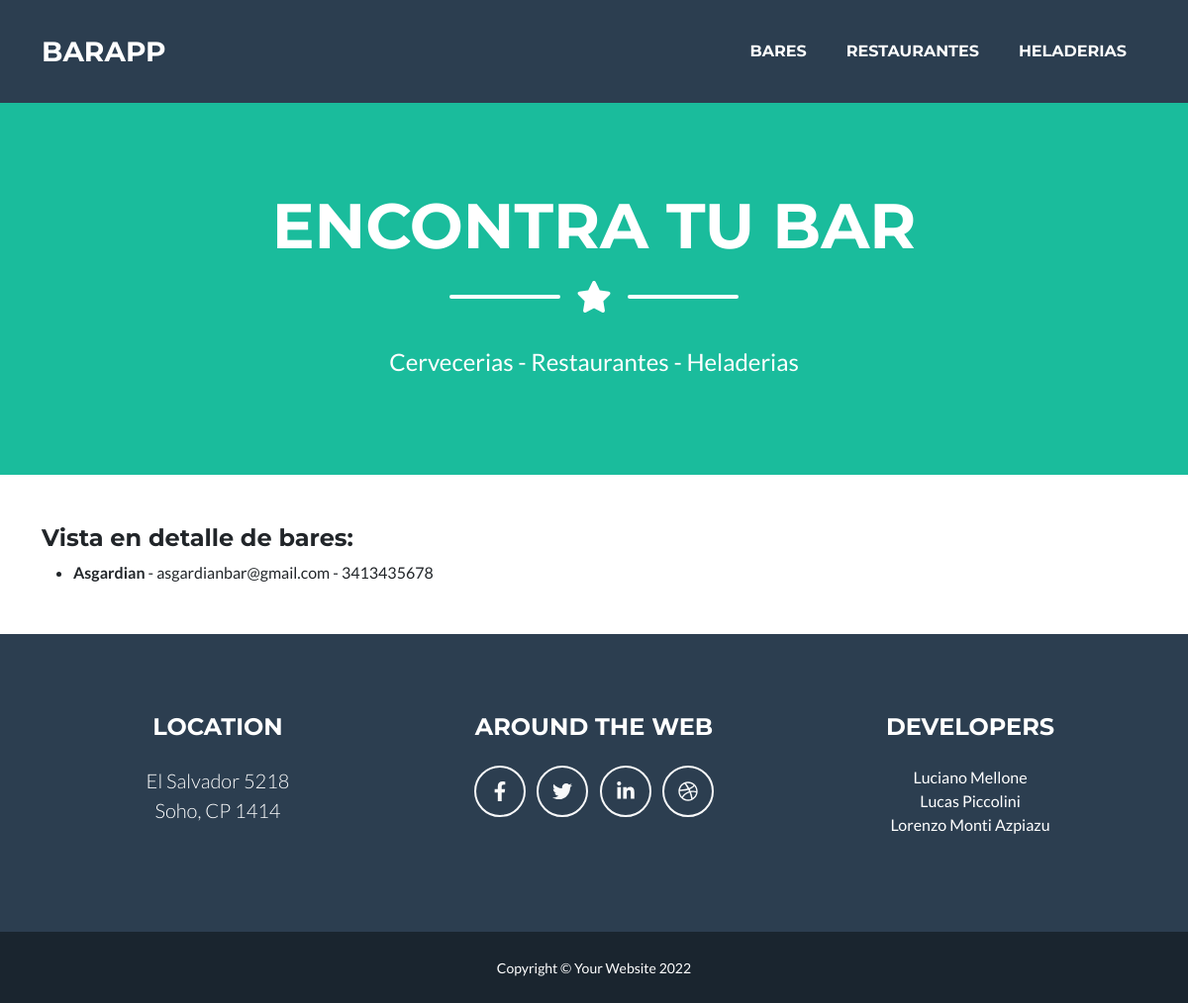
The page /app-bares/bares-detalle/5 on the database its author committed.
### Bares/models.py (models this page shows, shortened)
class Bares(models.Model):
    nombre = models.CharField(max_length = 100)
    email = models.EmailField()
    telefono = models.IntegerField()

### Bares/views.py (the view)
# urls.py: path('bares-detalle/<pk>', BaresDetail.as_view(), name="detalle_bares"),
class BaresDetail(DetailView):
    model = Bares
    template_name = 'bares_detalle.html'

### Bares/Templates/bares_detalle.html
{% extends 'padre.html' %}
{% load static %}
{% block contenidoQueCambia %}
<h4>Vista en detalle de bares:</h4>
<ul>
    <li><strong>{{bares.nombre}}</strong> - {{bares.email}} - {{bares.telefono}}</li>
</ul>
{% endblock contenidoQueCambia %}

### rows shown on the page
Bares: nombre "Asgardian", email "asgardianbar@gmail.com", telefono "3413435678"
